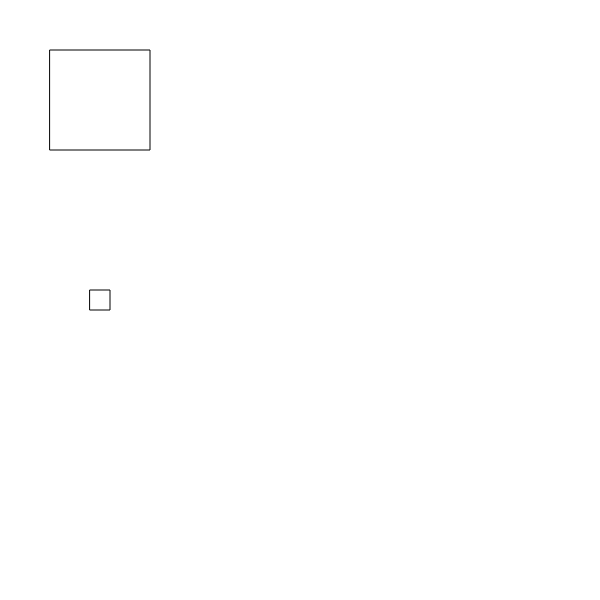
Frame 1 (no input)
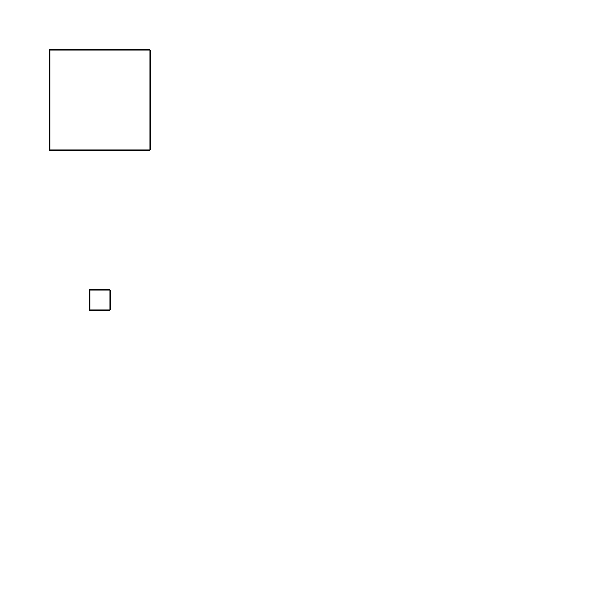
Frame 60 (no input)
Frame 120 (the mouse pressed at the canvas centre since frame 60): identical to frame 60, image omitted

The p5.js sketch that drew these frames (run headless with seeded random() and noise() and a simulated clock; from frame 60 on, the mouse is pressed at the canvas centre):

// p5.js sketch
// ── sketch.js
"use strict";
/// <reference path="../types/p5/global.d.ts"/>
function setup() {
    createCanvas(600, 600);
    rectMode(CENTER);
}
function draw() {
    rect(100, 100, 100, 100);
    rect(100, 300, 20, 20);
}
//# sourceMappingURL=sketch.js.map
